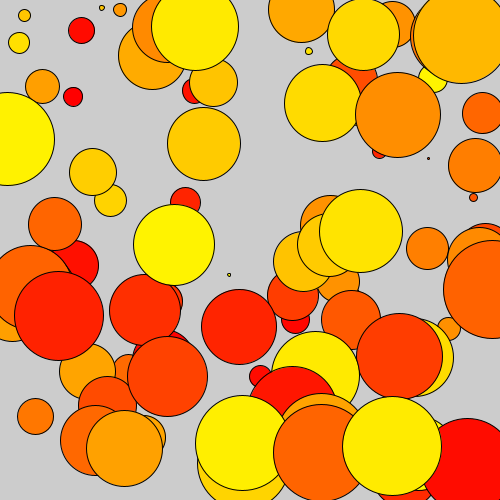
Frame 1 (no input)
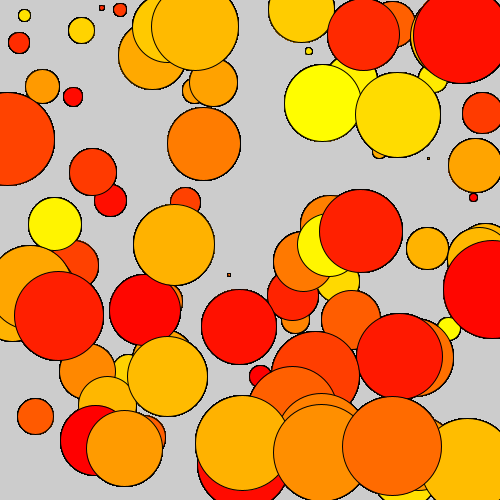
Frame 60 (the mouse pressed at the canvas centre just before this capture)
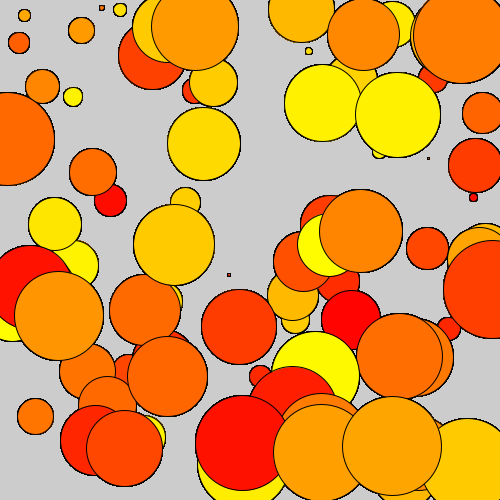
Frame 120 (the mouse held since frame 60 and released just before this capture)

The Processing sketch that drew these frames (run headless with seeded random() and noise(); from frame 60 on, the mouse is pressed at the canvas centre):

// Processing sketch: day7_01_3ways
// ── day7_01_3ways.pde
float[] way1;
float[] way2 = new float[100];
float[] way3 = {100, 59, 28, 40, 60}; 

void setup() {
  size(500,500);
  way1 = new float[100];
  
  for (int i=0; i<way2.length; i++) {
    way1[i] = random(0, width);
    way2[i] = random(0, height); 
  }
}

void draw() {
  for (int i=0; i<way2.length; i++) {
    fill(255, random(255), 0);
    ellipse(way1[i], way2[i], i, i);  
  }
  
}
